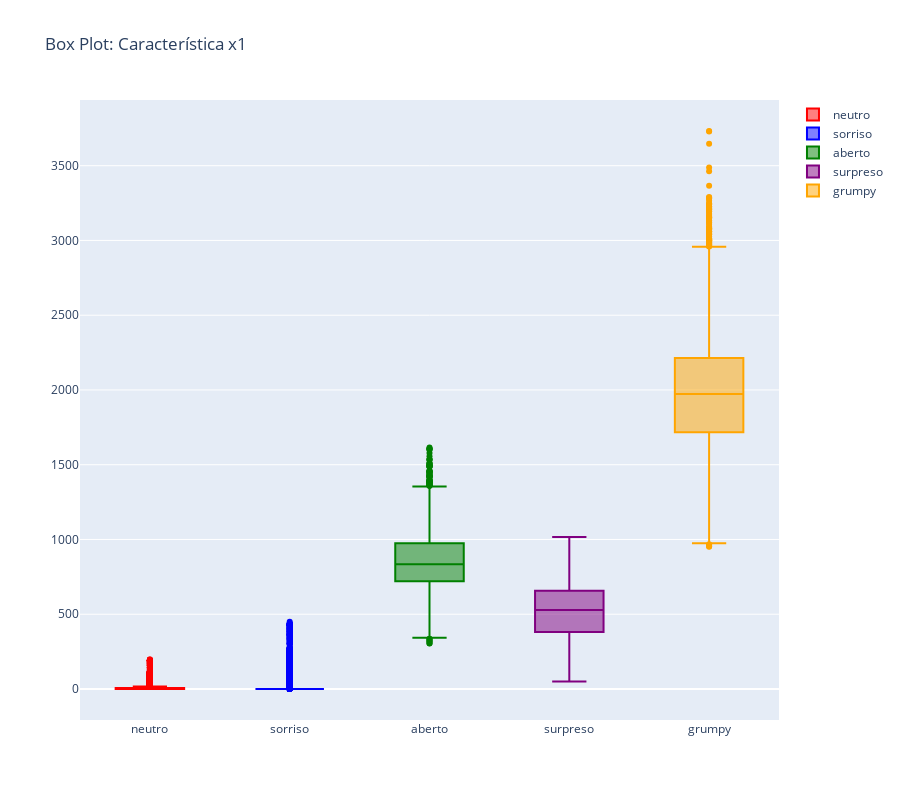

Notebook source saved alongside this figure:
### Markdown cell above
#### <font color = red> Boxplot

### Code cell
fig_box = go.Figure()

for i, rotulo in enumerate(rotulos):
    fig_box.add_trace(go.Box(y=dados[dados['rotulo'] == rotulo]['x1'], name=rotulo, marker_color=cores[i]))

fig_box.update_layout(title="Box Plot: Característica x1", height=800)
fig_box.show()

### Figure 1 — Plotly figure (JSON) as saved in the notebook; plotly's stock layout.template omitted (floating-point values rounded to 4 significant figures; data arrays with more than 128 entries replaced by an {"elided": "..."} marker saying what was removed)
{"data": [{"marker": {"color": "red"}, "name": "neutro", "type": "box", "y": {"elided": "10000 int values"}}, {"marker": {"color": "blue"}, "name": "sorriso", "type": "box", "y": {"elided": "10000 int values"}}, {"marker": {"color": "green"}, "name": "aberto", "type": "box", "y": {"elided": "10000 int values"}}, {"marker": {"color": "purple"}, "name": "surpreso", "type": "box", "y": {"elided": "10000 int values"}}, {"marker": {"color": "orange"}, "name": "grumpy", "type": "box", "y": {"elided": "10000 int values"}}], "layout": {"height": 800, "title": {"text": "Box Plot: Característica x1"}}}
